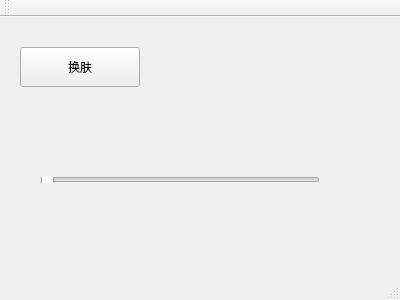
<?xml version="1.0" encoding="UTF-8"?>
<ui version="4.0">
 <class>MainWindow</class>
 <widget class="QMainWindow" name="MainWindow">
  <property name="geometry">
   <rect>
    <x>0</x>
    <y>0</y>
    <width>400</width>
    <height>300</height>
   </rect>
  </property>
  <property name="windowTitle">
   <string>MainWindow</string>
  </property>
  <property name="autoFillBackground">
   <bool>false</bool>
  </property>
  <property name="styleSheet">
   <string notr="true">



</string>
  </property>
  <widget class="QWidget" name="centralWidget">
   <widget class="QSlider" name="horizontalSlider">
    <property name="geometry">
     <rect>
      <x>40</x>
      <y>160</y>
      <width>280</width>
      <height>6</height>
     </rect>
    </property>
    <property name="focusPolicy">
     <enum>Qt::NoFocus</enum>
    </property>
    <property name="orientation">
     <enum>Qt::Horizontal</enum>
    </property>
   </widget>
   <widget class="QPushButton" name="pushButton">
    <property name="geometry">
     <rect>
      <x>20</x>
      <y>30</y>
      <width>120</width>
      <height>40</height>
     </rect>
    </property>
    <property name="focusPolicy">
     <enum>Qt::NoFocus</enum>
    </property>
    <property name="autoFillBackground">
     <bool>false</bool>
    </property>
    <property name="styleSheet">
     <string notr="true"/>
    </property>
    <property name="text">
     <string>换肤</string>
    </property>
   </widget>
  </widget>
  <widget class="QMenuBar" name="menuBar">
   <property name="geometry">
    <rect>
     <x>0</x>
     <y>0</y>
     <width>400</width>
     <height>19</height>
    </rect>
   </property>
  </widget>
  <widget class="QToolBar" name="mainToolBar">
   <attribute name="toolBarArea">
    <enum>TopToolBarArea</enum>
   </attribute>
   <attribute name="toolBarBreak">
    <bool>false</bool>
   </attribute>
  </widget>
  <widget class="QStatusBar" name="statusBar"/>
 </widget>
 <layoutdefault spacing="6" margin="11"/>
 <resources/>
 <connections/>
</ui>
